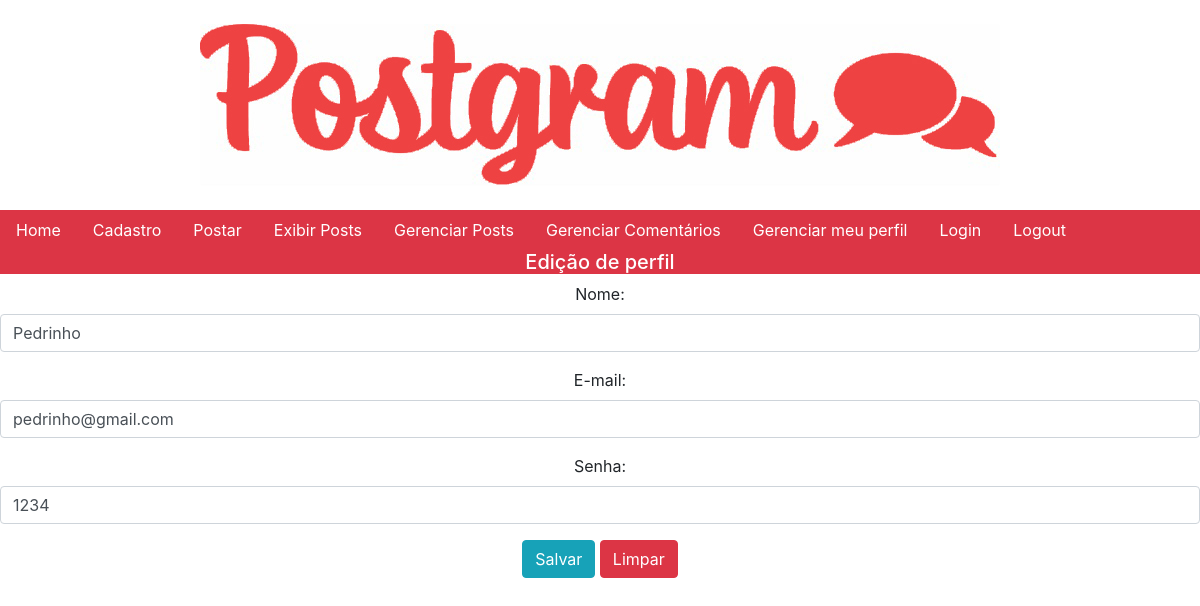
/editar_perfil.php (signed in), run on the app's committed database.
### tables this page shows
CREATE TABLE `tb_users` (
  `id_user` int(11) NOT NULL,
  `username` varchar(60) NOT NULL,
  `password` varchar(20) NOT NULL,
  `email` varchar(60) NOT NULL
);

### editar_perfil.php (the view, shortened to what this page needs)
<!DOCTYPE html>
<html lang="pt-br">
<head>
	<link rel="stylesheet" type="text/css" href="bootstrap/css/bootstrap.min.css">
</head>
<body class="text-center">
<br>
<div>
	<img src="postgrammini.jpg" class="rounded mx-auto d-block">
</div><br>
	<?php include 'menu.php';
	$form = false;
	if(empty($_SESSION['id_user']))
	{
		echo '<h3 class="alert alert-warning">
		Não foi possível carregar o formulário de edição</h3>';
	}
	else
	{
		include 'conn.php';
		$id_user = $_SESSION['id_user'];
		$sql = "SELECT * FROM tb_users WHERE id_user = $id_user";
		$result = mysqli_query($conn, $sql);
		if(mysqli_affected_rows($conn) > 0)
		{
			$contato = mysqli_fetch_assoc($result);
			$form = true;
		}
	}
	if ($form == true) {
	?>
	<form action="editado_perfil.php" method="post">
		<h5 class="text-white text-center bg-danger">Edição de perfil</h5>
		<p>
			<label>Nome:</label><br>
			<input class="form-control" type="text" name="username"
			value="<?php echo $contato['username'] ?>">
		</p>
		<p>
			<label>E-mail:</label><br>
			<input class="form-control" type="email" name="email"
			value="<?php echo $contato['email'] ?>">
		</p>
		<p>
			<label>Senha:</label><br>
			<input class="form-control" type="text" name="password"
			value="<?php echo $contato['password'] ?>">
		</p>
		<button type="submit" class="btn btn-info">Salvar</button>
		<button type="reset" class="btn btn-danger">Limpar</button>
	</form>
	<?php }  ?>
</body>
</html>

### data on the page
tb_users: username "Pedrinho", email "pedrinho@gmail.com", password "1234"
